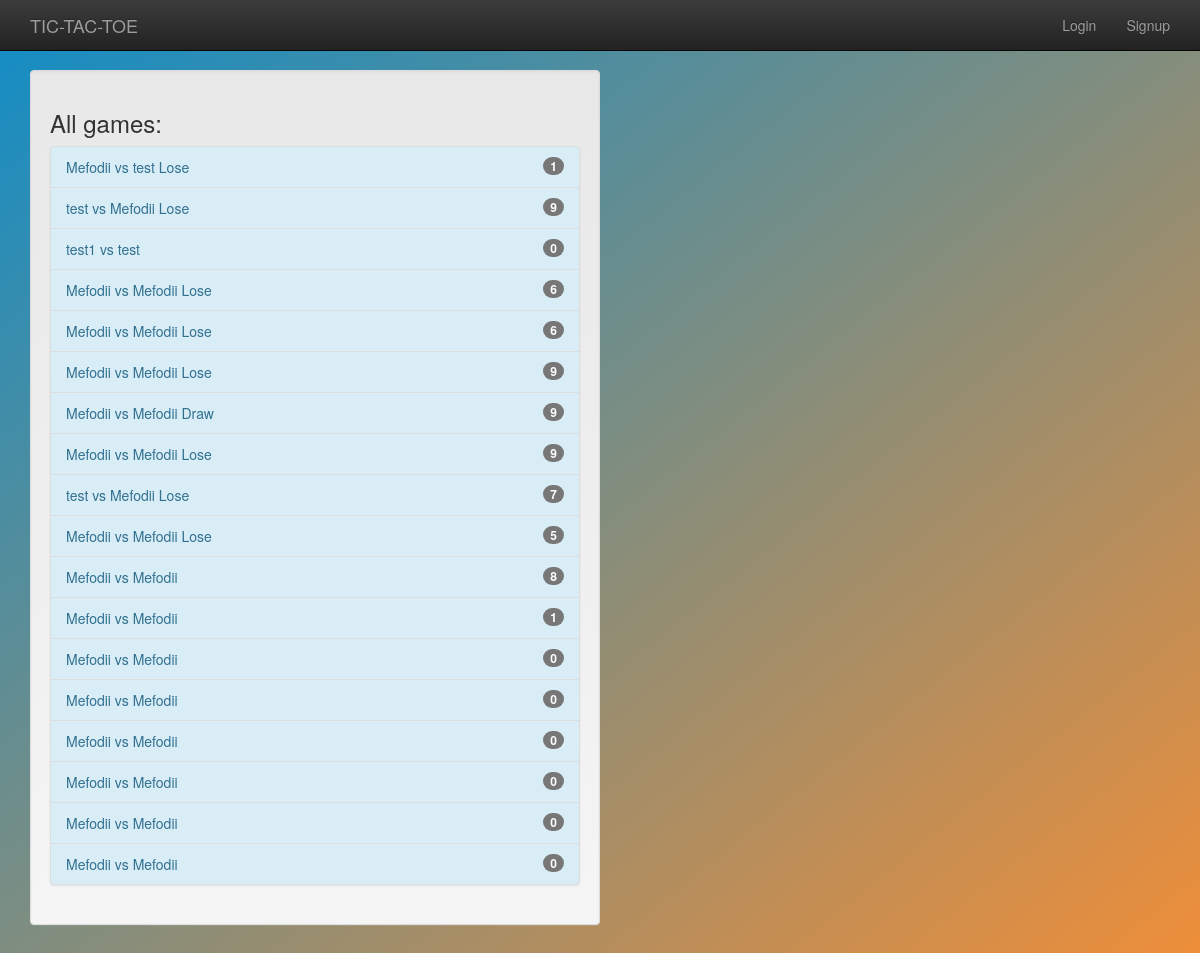
/games/all_games, run on an earlier commit of the app's database.
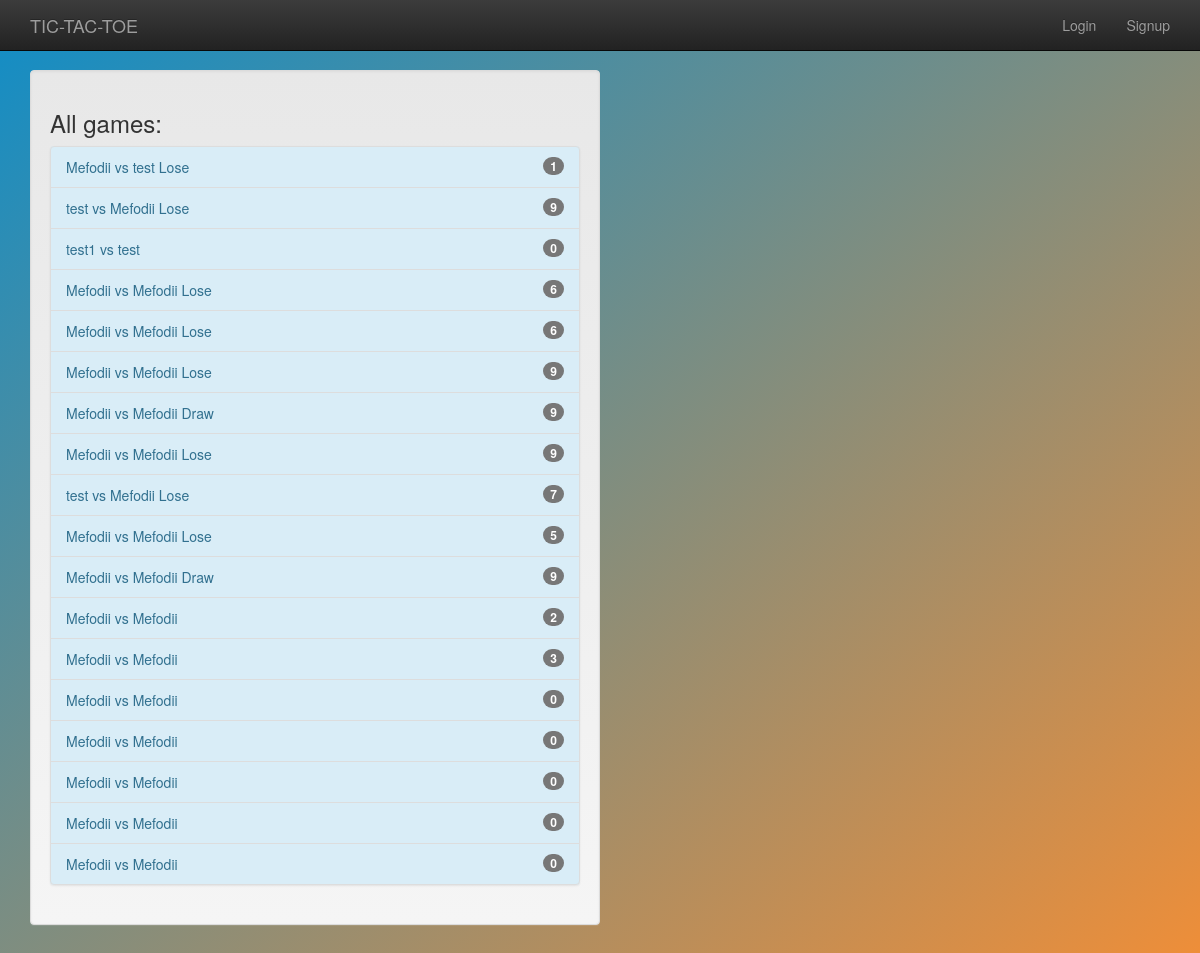
And on a later commit of the database.
### gameplay/models.py (models this page shows, shortened)
class Game(models.Model):
    first_player = models.ForeignKey(User, related_name="games_first_player", on_delete=models.CASCADE)
    second_player = models.ForeignKey(User, related_name="games_second_player", on_delete=models.CASCADE)
    start_time = models.DateTimeField(auto_now_add=True)
    last_active = models.DateTimeField(auto_now=True)
    status = models.CharField(max_length=1, default='F', choices=GAME_STATUS_CHOICES)
    objects = GameQuerySet.as_manager()
    def get_absolute_url(self):
        return reverse("gameplay_detail", args=[self.id])
    def __str__(self):
        return "{0} vs {1}".format(self.first_player, self.second_player)

### gameplay/views.py (the view)
# urls.py: path("all_games", AllGamesList.as_view()),
class AllGamesList(ListView):
    model = Game

### templates/gameplay/game_list.html
{% extends "base.html" %}
{% block content %}
    <div class="well col-sm-6">
        <h3>All games:</h3>
        {% include "player/game_list_snippet.html" with games_list=object_list %}
    </div>
{% endblock %}

### templates/player/game_list_snippet.html
{% if games_list %}
    <div class="list-group bg-info">
        {% for game in games_list %}
            <a class="list-group-item list-group-item-info"
               href="{{ game.get_absolute_url }}">
                {{ game }}
                {% if game.status not in "FS" %}
                    {% if game.status == "D" %}
                        Draw
                    {% elif game.status == "W" and user == game.first_player %}
                        Win
                    {% elif game.status == "L" and user == game.second_player %}
                        Win
                    {% else %}
                        Lose
                    {% endif %}
                {% endif %}
                <span class="badge">{{ game.move_set.count }}</span>
            </a>
        {% endfor %}
    </div>
{% endif %}

What changed in the data, as far as the page shows it:
changed Game (number 11 of 18 on the later page): move_set.count "8" → "9"; now shows "Draw"
changed Game (number 12 of 18 on the later page): move_set.count "1" → "2"
changed Game (number 13 of 18 on the later page): move_set.count "0" → "3"
